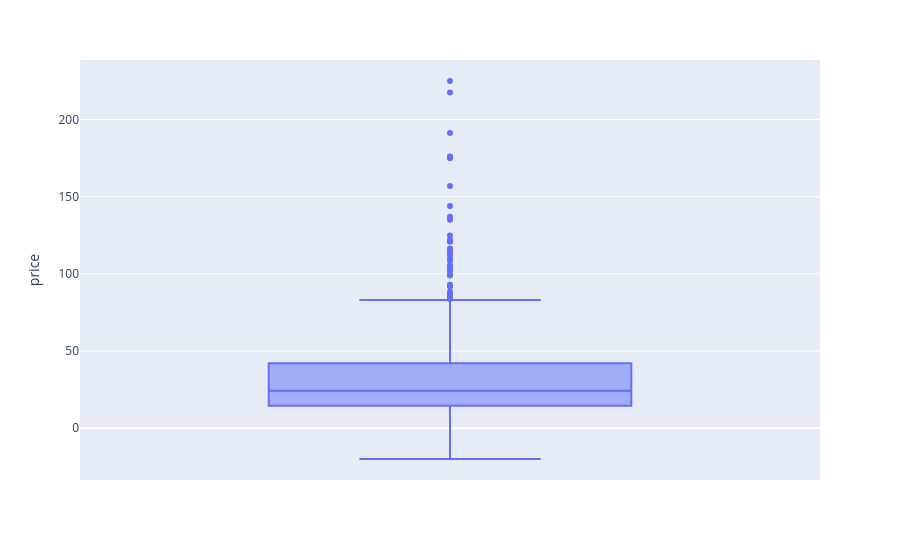

This figure's notebook cell:
### Code cell
#Autre méthode avec plotly express
import nbformat
df_merge_web_box = df_merge_web
# df_merge_web_box = px.data.tips()
fig = px.box(df_merge_web_box, y="price")
fig.show()

### Figure 1 — Plotly figure (JSON) as saved in the notebook; plotly's stock layout.template omitted (floating-point values rounded to 4 significant figures; data arrays with more than 128 entries replaced by an {"elided": "..."} marker saying what was removed)
{"data": [{"alignmentgroup": "True", "hovertemplate": "price=%{y}<extra></extra>", "legendgroup": "", "marker": {"color": "#636efa"}, "name": "", "notched": false, "offsetgroup": "", "orientation": "v", "showlegend": false, "type": "box", "x0": " ", "xaxis": "x", "y": {"elided": "826 float values"}, "y0": " ", "yaxis": "y"}], "layout": {"boxmode": "group", "legend": {"tracegroupgap": 0}, "margin": {"t": 60}, "xaxis": {"anchor": "y", "domain": [0, 1]}, "yaxis": {"anchor": "x", "domain": [0, 1], "title": {"text": "price"}}}}
